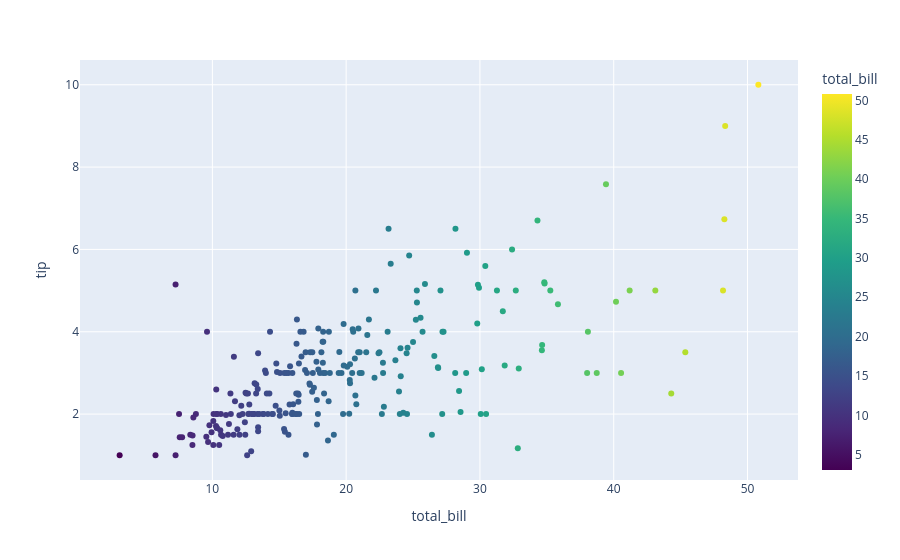

The notebook cell saved with this chart:
### Code cell
fig = px.scatter(
    df,
    x="total_bill",
    y="tip",
    color="total_bill",
    color_continuous_scale="viridis"
)

fig.show()

### Figure 1 — Plotly figure (JSON) as saved in the notebook; plotly's stock layout.template omitted (floating-point values rounded to 4 significant figures; data arrays with more than 128 entries replaced by an {"elided": "..."} marker saying what was removed)
{"data": [{"hovertemplate": "total_bill=%{marker.color}<br>tip=%{y}<extra></extra>", "legendgroup": "", "marker": {"color": {"elided": "244 float values"}, "coloraxis": "coloraxis", "symbol": "circle"}, "mode": "markers", "name": "", "orientation": "v", "showlegend": false, "type": "scatter", "x": {"elided": "244 float values"}, "xaxis": "x", "y": {"elided": "244 float values"}, "yaxis": "y"}], "layout": {"coloraxis": {"colorbar": {"title": {"text": "total_bill"}}, "colorscale": [[0, "#440154"], [0.1111, "#482878"], [0.2222, "#3e4989"], [0.3333, "#31688e"], [0.4444, "#26828e"], [0.5556, "#1f9e89"], [0.6667, "#35b779"], [0.7778, "#6ece58"], [0.8889, "#b5de2b"], [1, "#fde725"]]}, "legend": {"tracegroupgap": 0}, "margin": {"t": 60}, "xaxis": {"anchor": "y", "domain": [0, 1], "title": {"text": "total_bill"}}, "yaxis": {"anchor": "x", "domain": [0, 1], "title": {"text": "tip"}}}}
